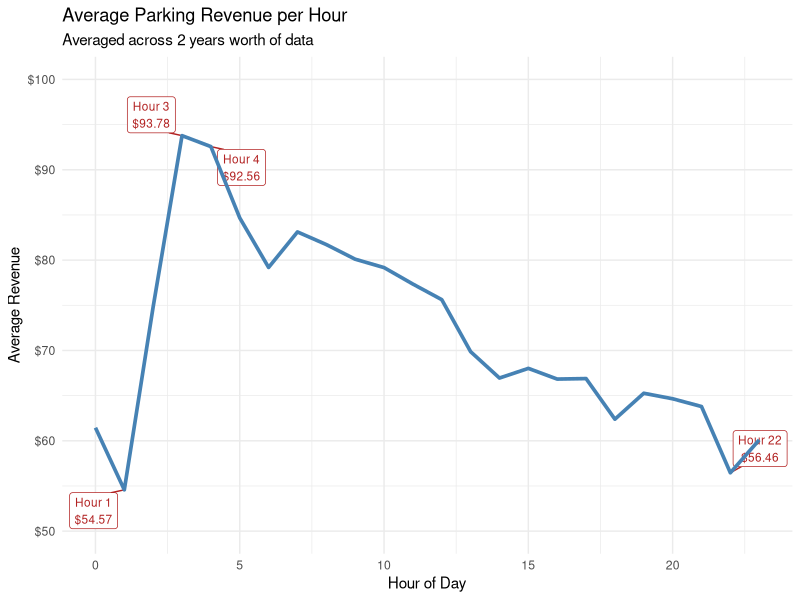
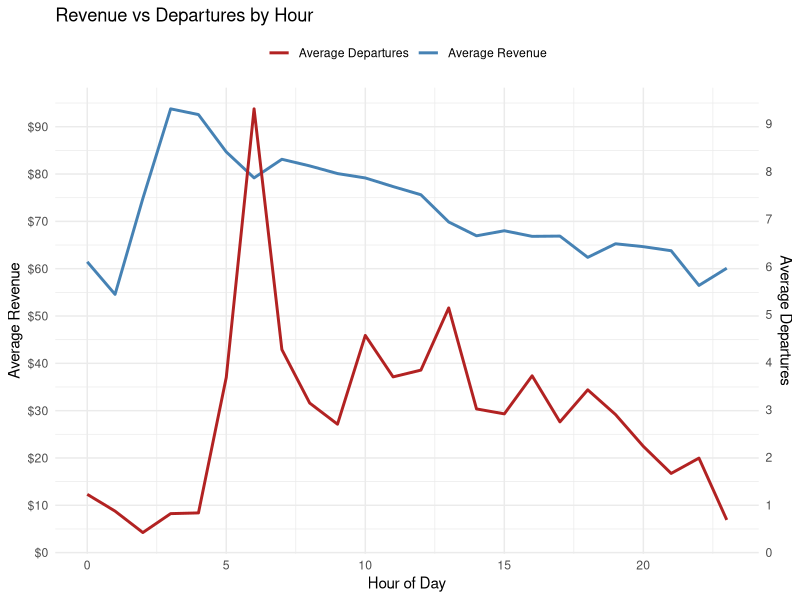
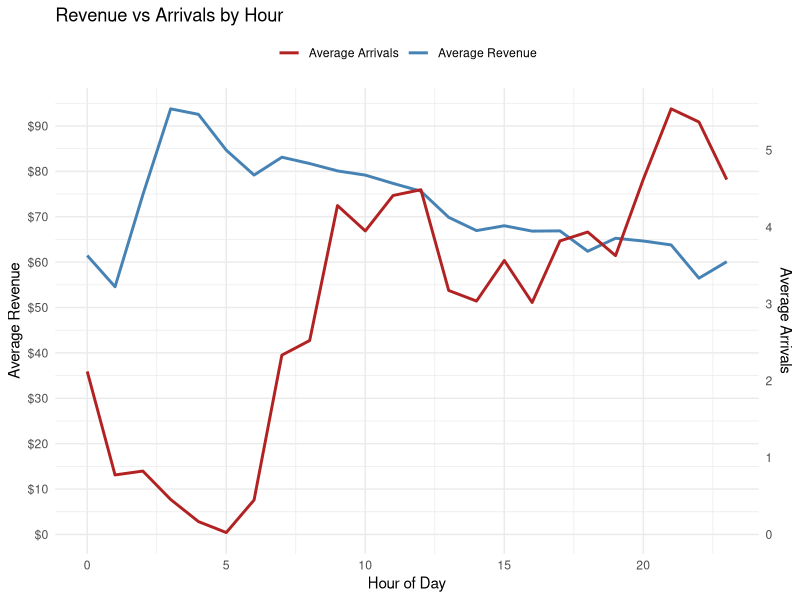
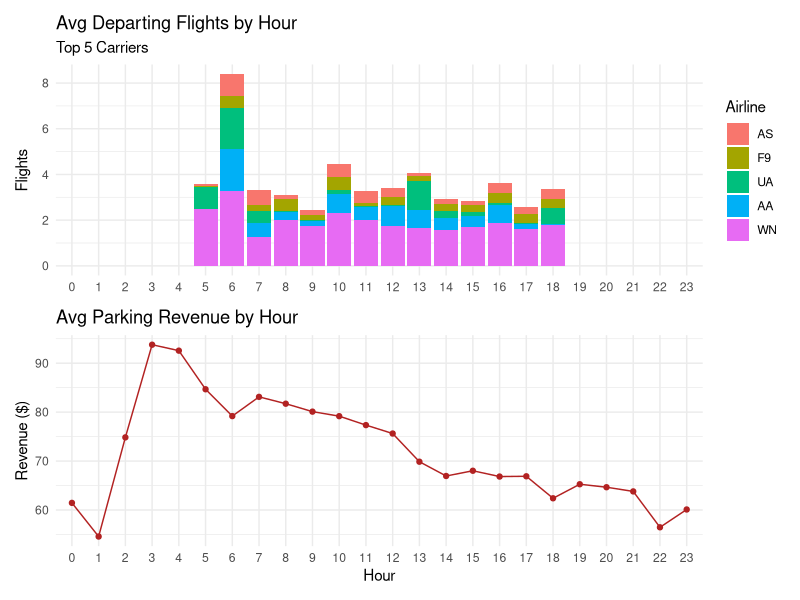
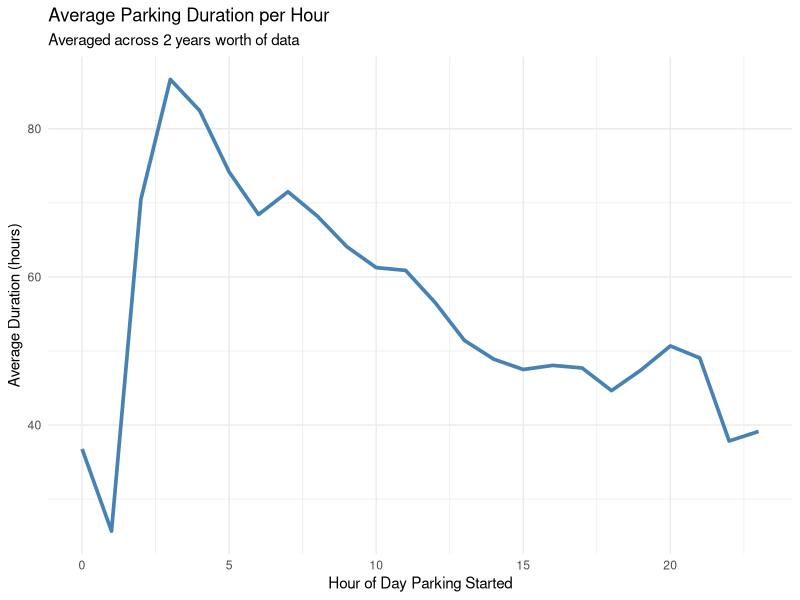

Reproduce these figures in R, in order.
library(tidyr)
library(tidyverse)
library(ggplot2)
library(dplyr)
library(lubridate)
library(readxl)
library(scales)
library(ggrepel)

##############################################################################################################################


flight_parking <- read.csv("merged_flight_parking.csv")
flight_parking

flight_parking <- flight_parking %>%
  mutate(datetime = as.POSIXct(paste(date, hour), format = "%Y-%m-%d %H"))
flight_parking

##############################################################################################################################

#average revenue averaged by hour

df_hourly <- flight_parking %>%
  filter(!is.na(date), !is.na(hour)) %>%
  group_by(hour) %>%
  summarise(mean_revenue = mean(avg_revenue, na.rm = TRUE))
df_hourly

top2_max <- df_hourly %>%
  slice_max(order_by = mean_revenue, n = 2)

top2_min <- df_hourly %>%
  slice_min(order_by = mean_revenue, n = 2)

extremes <- bind_rows(top2_max, top2_min)

average_parking_plot <- ggplot(df_hourly, aes(x = hour, y = mean_revenue)) +
  geom_label_repel(
    data = extremes,
    aes(label = paste0("Hour ", hour, "\n", dollar(mean_revenue))),
    size = 3,
    fill = "white",
    color = "firebrick" 
  ) +
  geom_line(color = "steelblue", linewidth = 1.25) +  
  scale_y_continuous(limits = c(50, 100),
                     labels = dollar_format()) + 
  labs(title = "Average Parking Revenue per Hour",
       subtitle = "Averaged across 2 years worth of data",
       x = "Hour of Day",
       y = "Average Revenue") +
  theme_minimal()

ggsave(
  filename = "average_parking_plot.png",
  plot = average_parking_plot,
  width = 8,
  height = 6,
  units = "in"
)


##############################################################################################################################

#same thing just with the average number of departure flights per hour on a dual axis

df_hourly <- flight_parking %>%
  filter(!is.na(date), !is.na(hour)) %>%
  group_by(hour) %>%
  summarise(
    mean_revenue = mean(avg_revenue, na.rm = TRUE),
    mean_departures = mean(actual_departures, na.rm = TRUE),
    .groups = "drop"
  )
df_hourly

scale_factor <- max(df_hourly$mean_revenue, na.rm = TRUE) /
  max(df_hourly$mean_departures, na.rm = TRUE)

revenue_departures_plot <- ggplot(df_hourly, aes(x = hour)) +
  geom_line(aes(y = mean_revenue, color = "Average Revenue"),
            linewidth = 1) +
  geom_line(aes(y = mean_departures * scale_factor, color = "Average Departures"),
            linewidth = 1) +
  scale_color_manual(
    values = c(
      "Average Revenue" = "steelblue",
      "Average Departures" = "firebrick"),
    name = NULL) +
  scale_y_continuous(
    name = "Average Revenue",
    breaks = seq(0, 100, by = 10),
    labels = dollar_format(),
    sec.axis = sec_axis(
      ~ . / scale_factor,
      name = "Average Departures",
      breaks = pretty(df_hourly$mean_departures, n = 10))) +
  labs(title = "Revenue vs Departures by Hour",
    x = "Hour of Day") +
  theme_minimal() +
  theme(legend.position = "top")

ggsave(
  filename = "revenue_departures_plot.png",
  plot = revenue_departures_plot,
  width = 8,
  height = 6,
  units = "in"
)

##############################################################################################################################

#same thing but with arrivals

df_hourly <- flight_parking %>%
  filter(!is.na(date), !is.na(hour)) %>%
  group_by(hour) %>%
  summarise(
    mean_revenue = mean(avg_revenue, na.rm = TRUE),
    mean_arrivals = mean(actual_arrivals, na.rm = TRUE),
    .groups = "drop"
  )
df_hourly

scale_factor <- max(df_hourly$mean_revenue, na.rm = TRUE) /
  max(df_hourly$mean_arrivals, na.rm = TRUE)

revenue_arrivals_plot <- ggplot(df_hourly, aes(x = hour)) +
  geom_line(aes(y = mean_revenue, color = "Average Revenue"),
            linewidth = 1) +
  geom_line(aes(y = mean_arrivals * scale_factor, color = "Average Arrivals"),
            linewidth = 1) +
  scale_color_manual(
    values = c(
      "Average Revenue" = "steelblue",
      "Average Arrivals" = "firebrick"),
    name = NULL) +
  scale_y_continuous(
    name = "Average Revenue",
    breaks = seq(0, 100, by = 10),
    labels = dollar_format(),
    sec.axis = sec_axis(
      ~ . / scale_factor,
      name = "Average Arrivals",
      breaks = pretty(df_hourly$mean_arrivals, n = 6))) +
  labs(title = "Revenue vs Arrivals by Hour",
       x = "Hour of Day") +
  theme_minimal() +
  theme(legend.position = "top")

ggsave(
  filename = "revenue_arrivals_plot.png",
  plot = revenue_arrivals_plot,
  width = 8,
  height = 6,
  units = "in"
)


##############################################################################################################################

#compares the number of departing flights per top 5 airlines and parking revenue per hour

carrier_df <- flight_parking %>%
  filter(!is.na(date), !is.na(hour)) %>%
  pivot_longer(
    cols      = starts_with("flights_"),
    names_to  = "carrier",
    values_to = "num_flights"
  ) %>%
  mutate(carrier = str_remove(carrier, "flights_")) %>%
  select(date, hour, avg_revenue, carrier, num_flights)
carrier_df

#top 5 carriers
top5_carriers <- carrier_df %>%
  group_by(carrier) %>%
  summarise(total_flights = sum(num_flights, na.rm = TRUE)) %>%
  slice_max(total_flights, n = 5) %>%
  pull(carrier)

#filter to top 5
carrier_df_top5 <- carrier_df %>%
  filter(carrier %in% top5_carriers)

#summarize
plot_data <- carrier_df_top5 %>%
  group_by(date, hour, carrier) %>%
  summarise(num_flights = sum(num_flights), .groups = "drop") %>%
  group_by(hour, carrier) %>%
  summarise(avg_flights = mean(num_flights), .groups = "drop")

plot_data <- plot_data %>%
  mutate(carrier = factor(carrier, levels = rev(top5_carriers)))


#plot_data <- carrier_df %>%
  #group_by(date, hour, carrier) %>%
  #summarise(num_flights = sum(num_flights), .groups = "drop") %>%
  #group_by(hour, carrier) %>%
  #summarise(avg_flights = mean(num_flights), .groups = "drop")

hourly_revenue <- carrier_df_top5 %>%
  group_by(date, hour) %>%
  summarise(avg_revenue = first(avg_revenue), .groups = "drop") %>%
  group_by(hour) %>%
  summarise(avg_revenue = mean(avg_revenue), .groups = "drop")


library(patchwork)


p1 <- ggplot(plot_data, aes(x = factor(hour, levels = 0:23))) +
  geom_col(aes(y = avg_flights, fill = carrier)) +
  scale_fill_hue() +  
  labs(title = "Avg Departing Flights by Hour", 
       subtitle = "Top 5 Carriers", x = NULL, y = "Flights",
       fill = "Airline") +
  theme_minimal()

p2 <- ggplot(hourly_revenue, aes(x = factor(hour, levels = 0:23))) +
  geom_line(aes(y = avg_revenue, group = 1), color = "firebrick") +
  geom_point(aes(y = avg_revenue), color = "firebrick") +
  labs(title = "Avg Parking Revenue by Hour", 
       x = "Hour", y = "Revenue ($)") +
  theme_minimal()

flight_parking_revenue <- p1 / p2


ggsave(
  filename = "flight_parking_revenue.png",
  plot = flight_parking_revenue,
  width = 8,
  height = 6,
  units = "in"
)

##############################################################################################################################

#average parking duration over the course of the day

df_duration <- flight_parking %>%
  filter(!is.na(date), !is.na(hour)) %>%
  group_by(hour) %>%
  summarise(mean_duration = mean(avg_duration, na.rm = TRUE) / 60)
df_duration

duration_graph <- ggplot(df_duration, aes(x = hour, y = mean_duration)) +
  geom_line(color = "steelblue", linewidth = 1.25) +  
  labs(title = "Average Parking Duration per Hour",
       subtitle = "Averaged across 2 years worth of data",
       x = "Hour of Day Parking Started",
       y = "Average Duration (hours)") +
  theme_minimal()

ggsave(
  filename = "duration_graph.png",
  plot = duration_graph,
  width = 8,
  height = 6,
  units = "in"
)
